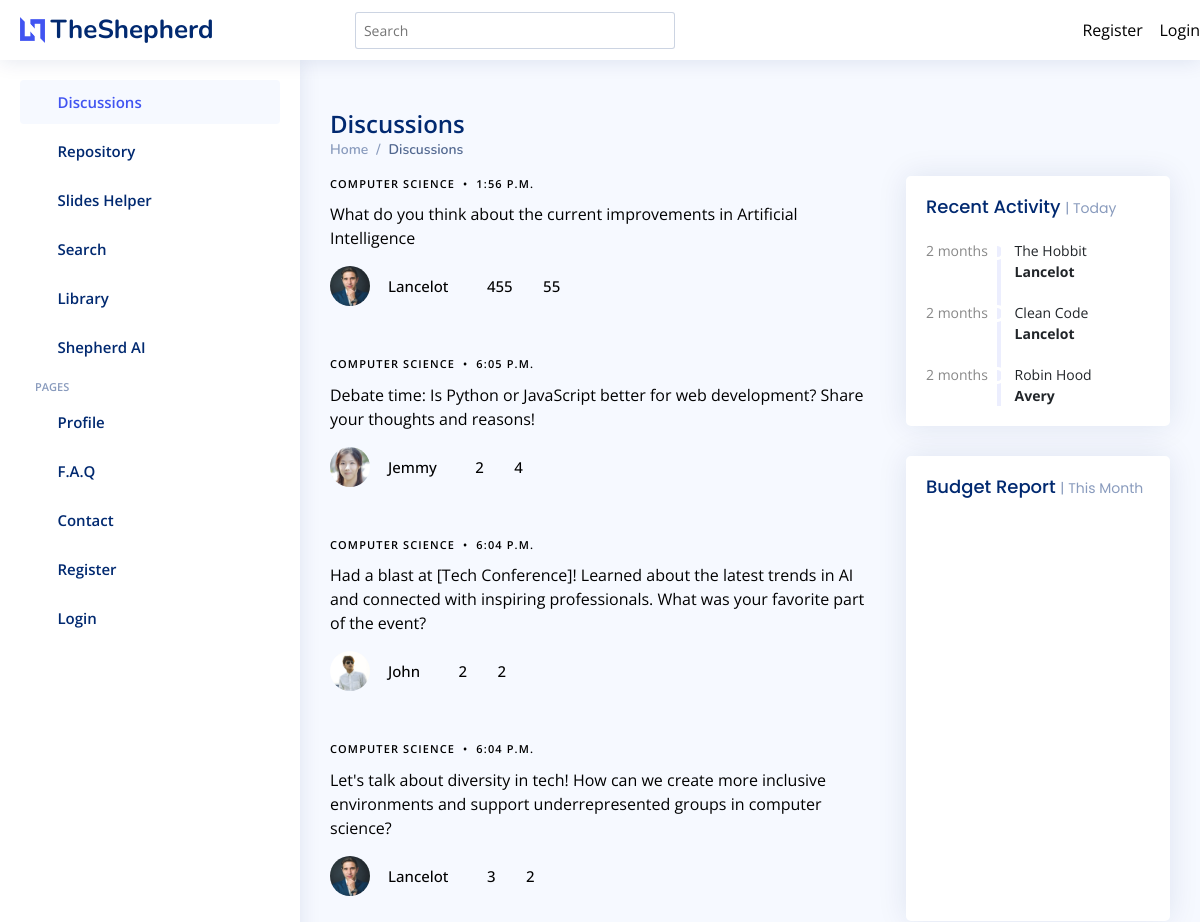
Before: / (upper part) with the older database file.
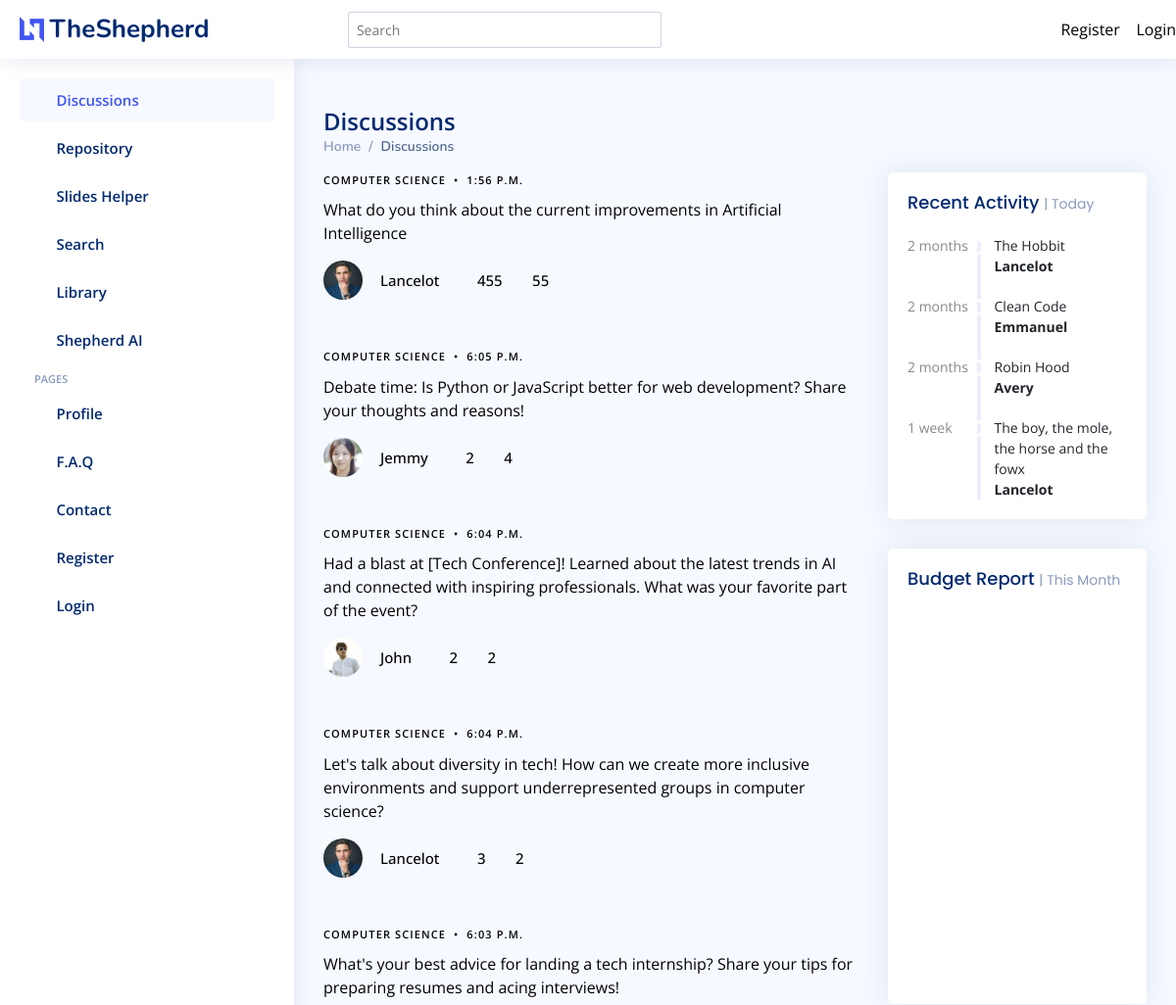
After: the same page with the newer database file.
### discussions/models.py (models this page shows, shortened)
class Discussion(models.Model):
    creator = models.ForeignKey(Student, on_delete=models.CASCADE)
    pub_date = models.DateTimeField(blank=False, default=now)
    content = models.CharField(max_length=200)
    votes = models.IntegerField()
    course = models.CharField(max_length=60)
    num_of_participants = models.IntegerField()

class Student(models.Model):
    friend = models.ForeignKey('self', on_delete=models.CASCADE, blank=True, null=True)
    user = models.OneToOneField(User, on_delete=models.CASCADE)
    back_img = models.ImageField(blank=True, upload_to="images/profiles", default='images/597_1.jpg')

### sliders/models.py (models this page shows, shortened)
class Request(models.Model):
    requester = models.ForeignKey(User, on_delete=models.CASCADE)
    file_name = models.CharField(max_length=60)
    pub_date = models.DateTimeField(blank=False, default=now)

### discussions/views.py (the view)
# urls.py: path("", views.IndexView.as_view(), name="index"),
class IndexView(generic.ListView):
    template_name = "discussions/index.html"
    context_object_name = "discussions"
    paginate_by = 5
    model = Discussion
    def get_queryset(self):
        return Discussion.objects.filter(pub_date__lte=timezone.now()).order_by("-pub_date")
    def get_context_data(self, **kwargs: Any) -> Dict[str, Any]:
        context = super(IndexView, self).get_context_data(**kwargs)
        context['latest'] = Discussion.objects.filter(pub_date__lte=timezone.now()).order_by("-pub_date")[:5]
        context['students'] = Student.objects.all()
        context['requests'] = Request.objects.all()
        if self.request.user.is_authenticated:
            context['student'] = Student.objects.filter(user=self.request.user)[0]
        return context

### discussions/templates/discussions/index.html (shortened to what this page needs)
{% extends 'base.html' %}
{% load static %}
{% block header %} Discussions {% endblock %}
{% block bread %}
  <li class="breadcrumb-item"><a href="{% url 'discussions:index' %}">Home</a></li>
  <li class="breadcrumb-item active">Discussions</li>
{% endblock %}
{% block content %}
          {% for discussion in discussions %}
          <div class="d-md-flex post-entry-2 small-img">
            <div>
              <div class="post-meta"><span class="date">{{ discussion.course }}</span> <span class="mx-1">&bullet;</span> <span>{{ discussion.pub_date.time }}</span></div>
              <p><a href="{% url 'discussions:detail' discussion.id %}">{{ discussion.content }}</a></p>
              <div class="d-flex align-items-center author">
                <div class="photo"><img src="{% static discussion.creator.back_img.url %}" alt="" class="img-fluid"></div>
                <div class="name">
                  <h3 class="m-0 p-2">{{ discussion.creator.user.username }}</h3>
                </div>
                <div class="photo"><i class="bx bxl-twitter"></i></div>
                <div class="name">
                  <h3 class="m-0 p-2">{{ discussion.votes }}</h3>
                </div>
                <div class="photo"><i class="bx bxl-twitter"></i></div>
                <div class="name">
                  <h3 class="m-0 p-0">{{ discussion.num_of_participants }}</h3>
                </div>
              </div>
            </div>
          </div>
          {% endfor %}
{% endblock %}
{% block activity %}
<div class="card">
  <div class="filter">
    <a class="icon" href="#" data-bs-toggle="dropdown"><i class="bi bi-three-dots"></i></a>
  </div>
  <div class="card-body">
    <h5 class="card-title">Recent Activity <span>| Today</span></h5>
    <div class="activity">
      {% for request in requests %}
      <div class="activity-item d-flex">
        <div class="activite-label">{{ request.pub_date | timesince }}</div>
        <i class='bi bi-circle-fill activity-badge text-success align-self-start'></i>
        <div class="activity-content">
          {{ request.file_name }} <br>
          <a href="#" class="fw-bold text-dark">{{ request.requester.username }}</a>
        </div>
      </div>
      {% endfor %}
    </div>
  </div>
</div>
{% endblock %}

Changed rows visible on the page:
now on this page (row unchanged): Discussion: course "COMPUTER SCIENCE", pub_date.time "6:03 P.M.", content "What's your best advice for landing a tech internship? Share your tips for preparing resumes and acing interviews!"
changed Request "Clean Code": requester.username "Lancelot" → "Emmanuel"
added Request: pub_date "1 week", file_name "The boy, the mole, the horse and the fowx", requester.username "Lancelot"
